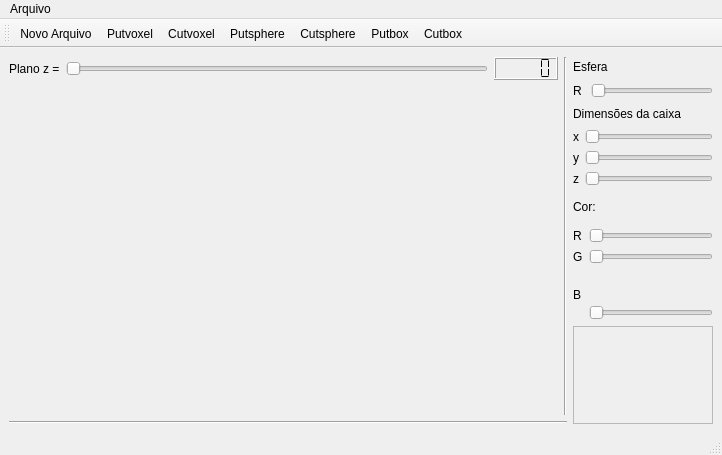
<?xml version="1.0" encoding="UTF-8"?>
<ui version="4.0">
 <class>MainWindow</class>
 <widget class="QMainWindow" name="MainWindow">
  <property name="geometry">
   <rect>
    <x>0</x>
    <y>0</y>
    <width>722</width>
    <height>455</height>
   </rect>
  </property>
  <property name="windowTitle">
   <string>MainWindow</string>
  </property>
  <widget class="QWidget" name="centralwidget">
   <layout class="QVBoxLayout" name="verticalLayout">
    <item>
     <layout class="QGridLayout" name="gridLayout_7" columnstretch="80,20">
      <item row="0" column="0">
       <layout class="QGridLayout" name="gridLayout_4" rowstretch="5,95,0">
        <item row="0" column="0">
         <layout class="QGridLayout" name="gridLayout_2">
          <item row="0" column="0">
           <widget class="QLabel" name="label_4">
            <property name="text">
             <string>Plano z =</string>
            </property>
           </widget>
          </item>
          <item row="0" column="1">
           <widget class="QSlider" name="horizontalSliderPlanoZ">
            <property name="orientation">
             <enum>Qt::Horizontal</enum>
            </property>
           </widget>
          </item>
          <item row="0" column="2">
           <widget class="QLCDNumber" name="lcdNumber">
            <property name="segmentStyle">
             <enum>QLCDNumber::Flat</enum>
            </property>
           </widget>
          </item>
         </layout>
        </item>
        <item row="0" column="1" rowspan="2">
         <widget class="Line" name="line">
          <property name="orientation">
           <enum>Qt::Vertical</enum>
          </property>
         </widget>
        </item>
        <item row="1" column="0">
         <widget class="Areadedesenho" name="widget" native="true">
          <property name="mouseTracking">
           <bool>false</bool>
          </property>
         </widget>
        </item>
        <item row="2" column="0" colspan="2">
         <widget class="Line" name="line_2">
          <property name="orientation">
           <enum>Qt::Horizontal</enum>
          </property>
         </widget>
        </item>
       </layout>
      </item>
      <item row="0" column="1">
       <layout class="QGridLayout" name="gridLayout_6" rowstretch="80,30">
        <item row="0" column="0">
         <layout class="QGridLayout" name="gridLayout_5">
          <item row="0" column="0">
           <layout class="QGridLayout" name="gridLayout">
            <item row="0" column="0" colspan="3">
             <widget class="QLabel" name="label_5">
              <property name="text">
               <string>Esfera</string>
              </property>
             </widget>
            </item>
            <item row="1" column="0" colspan="2">
             <widget class="QLabel" name="label_8">
              <property name="text">
               <string>R</string>
              </property>
             </widget>
            </item>
            <item row="1" column="2">
             <widget class="QSlider" name="horizontalSliderRaioEsfera">
              <property name="orientation">
               <enum>Qt::Horizontal</enum>
              </property>
             </widget>
            </item>
            <item row="2" column="0" colspan="3">
             <widget class="QLabel" name="label_7">
              <property name="text">
               <string>Dimensões da caixa</string>
              </property>
             </widget>
            </item>
            <item row="3" column="0">
             <widget class="QLabel" name="label_9">
              <property name="text">
               <string>x</string>
              </property>
             </widget>
            </item>
            <item row="3" column="1" colspan="2">
             <widget class="QSlider" name="SliderXbox">
              <property name="minimum">
               <number>0</number>
              </property>
              <property name="orientation">
               <enum>Qt::Horizontal</enum>
              </property>
             </widget>
            </item>
            <item row="4" column="0">
             <widget class="QLabel" name="label_10">
              <property name="text">
               <string>y</string>
              </property>
             </widget>
            </item>
            <item row="4" column="1" colspan="2">
             <widget class="QSlider" name="SliderYbox">
              <property name="minimum">
               <number>0</number>
              </property>
              <property name="orientation">
               <enum>Qt::Horizontal</enum>
              </property>
             </widget>
            </item>
            <item row="5" column="0">
             <widget class="QLabel" name="label_11">
              <property name="text">
               <string>z</string>
              </property>
             </widget>
            </item>
            <item row="5" column="1" colspan="2">
             <widget class="QSlider" name="SliderZbox">
              <property name="minimum">
               <number>0</number>
              </property>
              <property name="orientation">
               <enum>Qt::Horizontal</enum>
              </property>
             </widget>
            </item>
           </layout>
          </item>
          <item row="1" column="0">
           <layout class="QGridLayout" name="gridLayout_3">
            <item row="0" column="0" colspan="2">
             <widget class="QLabel" name="label_6">
              <property name="text">
               <string>Cor:</string>
              </property>
             </widget>
            </item>
            <item row="1" column="0">
             <widget class="QLabel" name="label">
              <property name="text">
               <string>R</string>
              </property>
             </widget>
            </item>
            <item row="1" column="1">
             <widget class="QSlider" name="horizontalSliderR">
              <property name="enabled">
               <bool>true</bool>
              </property>
              <property name="maximum">
               <number>255</number>
              </property>
              <property name="orientation">
               <enum>Qt::Horizontal</enum>
              </property>
             </widget>
            </item>
            <item row="2" column="0">
             <widget class="QLabel" name="label_2">
              <property name="text">
               <string>G</string>
              </property>
             </widget>
            </item>
            <item row="2" column="1">
             <widget class="QSlider" name="horizontalSliderG">
              <property name="enabled">
               <bool>true</bool>
              </property>
              <property name="maximum">
               <number>255</number>
              </property>
              <property name="orientation">
               <enum>Qt::Horizontal</enum>
              </property>
             </widget>
            </item>
            <item row="3" column="0" rowspan="2" colspan="2">
             <widget class="QLabel" name="label_3">
              <property name="text">
               <string>B</string>
              </property>
             </widget>
            </item>
            <item row="4" column="1">
             <widget class="QSlider" name="horizontalSliderB">
              <property name="enabled">
               <bool>true</bool>
              </property>
              <property name="maximum">
               <number>255</number>
              </property>
              <property name="orientation">
               <enum>Qt::Horizontal</enum>
              </property>
             </widget>
            </item>
           </layout>
          </item>
         </layout>
        </item>
        <item row="1" column="0">
         <widget class="QFrame" name="frame">
          <property name="frameShape">
           <enum>QFrame::StyledPanel</enum>
          </property>
          <property name="frameShadow">
           <enum>QFrame::Raised</enum>
          </property>
         </widget>
        </item>
       </layout>
      </item>
     </layout>
    </item>
   </layout>
  </widget>
  <widget class="QStatusBar" name="statusbar"/>
  <widget class="QMenuBar" name="menuBar">
   <property name="geometry">
    <rect>
     <x>0</x>
     <y>0</y>
     <width>722</width>
     <height>21</height>
    </rect>
   </property>
   <widget class="QMenu" name="menuArquivo">
    <property name="title">
     <string>Arquivo</string>
    </property>
    <addaction name="actionSalvar_2"/>
    <addaction name="actionFechar"/>
   </widget>
   <addaction name="menuArquivo"/>
  </widget>
  <widget class="QToolBar" name="toolBar">
   <property name="windowTitle">
    <string>toolBar</string>
   </property>
   <attribute name="toolBarArea">
    <enum>TopToolBarArea</enum>
   </attribute>
   <attribute name="toolBarBreak">
    <bool>false</bool>
   </attribute>
   <addaction name="actionNovo_Arquivo"/>
   <addaction name="actionPutvoxel"/>
   <addaction name="actionCutvoxel"/>
   <addaction name="actionPutsphere"/>
   <addaction name="actionCutsphere"/>
   <addaction name="actionPutbox"/>
   <addaction name="actionCutbox"/>
  </widget>
  <action name="actionFechar">
   <property name="text">
    <string>Fechar</string>
   </property>
  </action>
  <action name="actionSalvar_2">
   <property name="text">
    <string>Salvar</string>
   </property>
  </action>
  <action name="actionPutvoxel">
   <property name="text">
    <string>Putvoxel</string>
   </property>
  </action>
  <action name="actionCutvoxel">
   <property name="text">
    <string>Cutvoxel</string>
   </property>
  </action>
  <action name="actionPutbox">
   <property name="text">
    <string>Putbox</string>
   </property>
  </action>
  <action name="actionCutbox">
   <property name="text">
    <string>Cutbox</string>
   </property>
  </action>
  <action name="actionPutsphere">
   <property name="text">
    <string>Putsphere</string>
   </property>
  </action>
  <action name="actionCutsphere">
   <property name="text">
    <string>Cutsphere</string>
   </property>
  </action>
  <action name="actionNovo_Arquivo">
   <property name="text">
    <string>Novo Arquivo</string>
   </property>
  </action>
 </widget>
 <customwidgets>
  <customwidget>
   <class>Areadedesenho</class>
   <extends>QWidget</extends>
   <header location="global">areadedesenho.h</header>
   <container>1</container>
   <slots>
    <signal>triggered(bool)</signal>
    <slot>setdimx(int)</slot>
    <slot>setdimy(int)</slot>
    <slot>setR(int)</slot>
    <slot>setG(int)</slot>
    <slot>setB(int)</slot>
   </slots>
  </customwidget>
 </customwidgets>
 <resources/>
 <connections>
  <connection>
   <sender>horizontalSliderPlanoZ</sender>
   <signal>valueChanged(int)</signal>
   <receiver>lcdNumber</receiver>
   <slot>display(int)</slot>
   <hints>
    <hint type="sourcelabel">
     <x>105</x>
     <y>52</y>
    </hint>
    <hint type="destinationlabel">
     <x>516</x>
     <y>56</y>
    </hint>
   </hints>
  </connection>
 </connections>
 <slots>
  <slot>setR(int)</slot>
  <slot>setG(int)</slot>
  <slot>setB(int)</slot>
  <slot>putSphere()</slot>
 </slots>
</ui>
